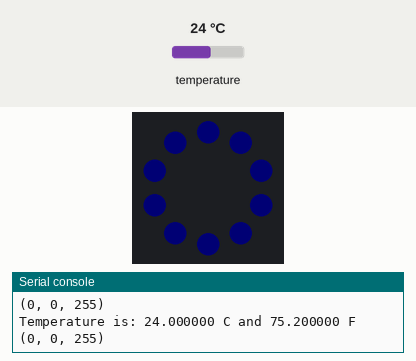
This program was run on a simulated Circuit Playground running CircuitPython. Shown: the board's ring of 10 RGB LEDs (number 0 left of the top, counting anticlockwise), the last lines printed to the serial console. The inputs (shaded band) are chosen by the test bench; at power-on: temperature 24 °C. Dim RGB values are drawn brighter than linear.

Above: at 1.2 s.
1.3 s: temperature set to 33 °C
At 2.7 s:
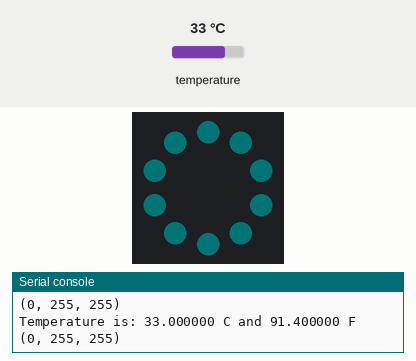
3.0 s: temperature set to 12 °C
At 4.2 s:
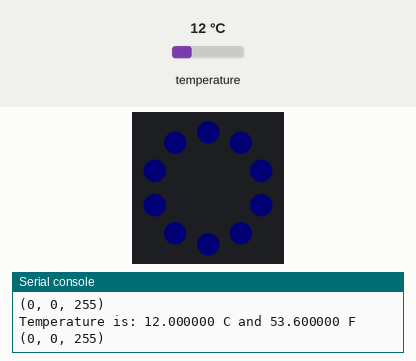
4.5 s: temperature set to 41 °C
At 4.8 s:
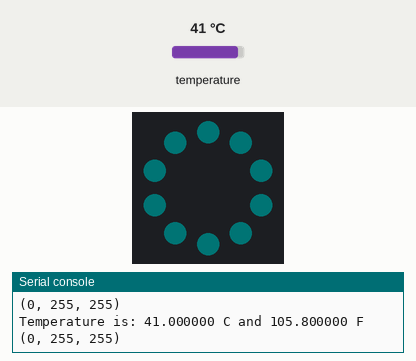
Timing chart, 0 to 7.5 s (numbered marks = the images above; inputs shaded):
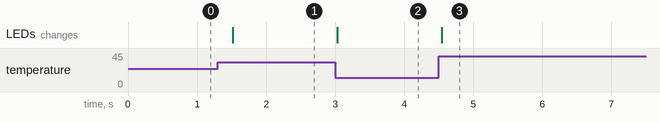

The program:

temp.py
```python
# Circuit Playground Temperature
# Reads the on-board temperature sensor and prints the value

import time

import adafruit_thermistor
import board
import neopixel

pixels = neopixel.NeoPixel(board.NEOPIXEL, 10, brightness=0.004, auto_write=False)

RED = (255, 0, 0)
YELLOW = (255, 150, 0)
GREEN = (0, 255, 0)
CYAN = (0, 255, 255)
BLUE = (0, 0, 255)
PURPLE = (180, 0, 255)
WHITE = (255, 255, 255)

thermistor = adafruit_thermistor.Thermistor(
    board.TEMPERATURE, 10000, 10000, 25, 3950)

while True:
    temp_c = thermistor.temperature
    temp_f = thermistor.temperature * 9 / 5 + 32
    print("Temperature is: %f C and %f F" % (temp_c, temp_f))

    if(temp_c<=29):
        colVal = BLUE
    elif(temp_c>29 and temp_c<29.2):
        colVal = GREEN
    elif(temp_c>29.2 and temp_c<29.4):
        colVal = YELLOW
    elif(temp_c>29.4 and temp_c<29.6):
        colVal = RED
    elif(temp_c>29.6 and temp_c<29.8):
        colVal = PURPLE
    elif(temp_c>29.8):
        colVal = CYAN

    print(colVal)
    for i in range(10):
        pixels[i] = colVal
    pixels.show()

    time.sleep(0.25)
```

Measured:
- after the input at 1.3 s, the LEDs: change after 0.21 s (image 1)
- after the input at 3.0 s, the LEDs: change at once (image 2)
- after the input at 4.5 s, the LEDs: change at once (image 3)
